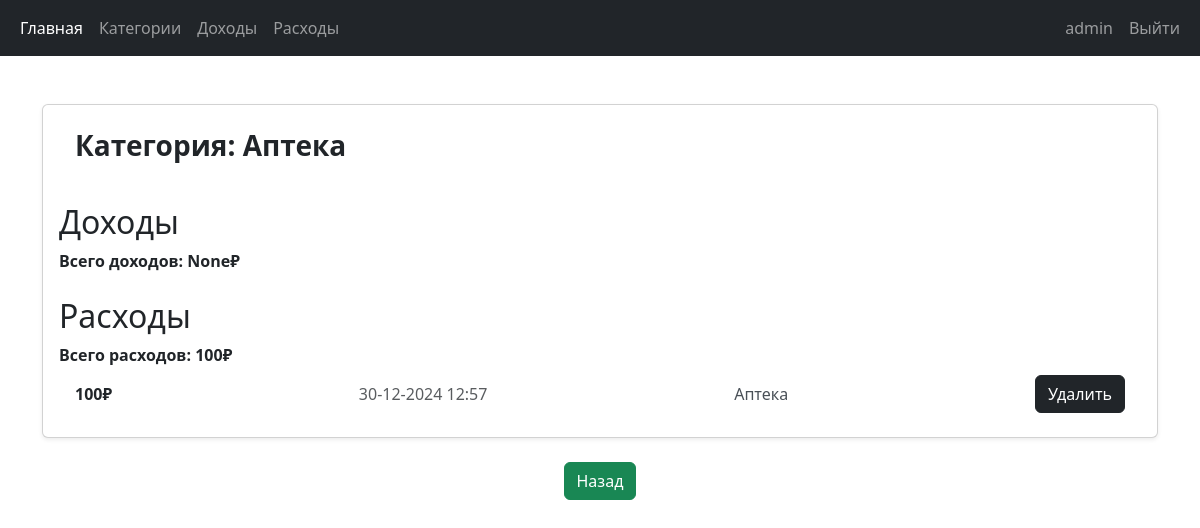
The page /3 (signed in) on the database as committed earlier.
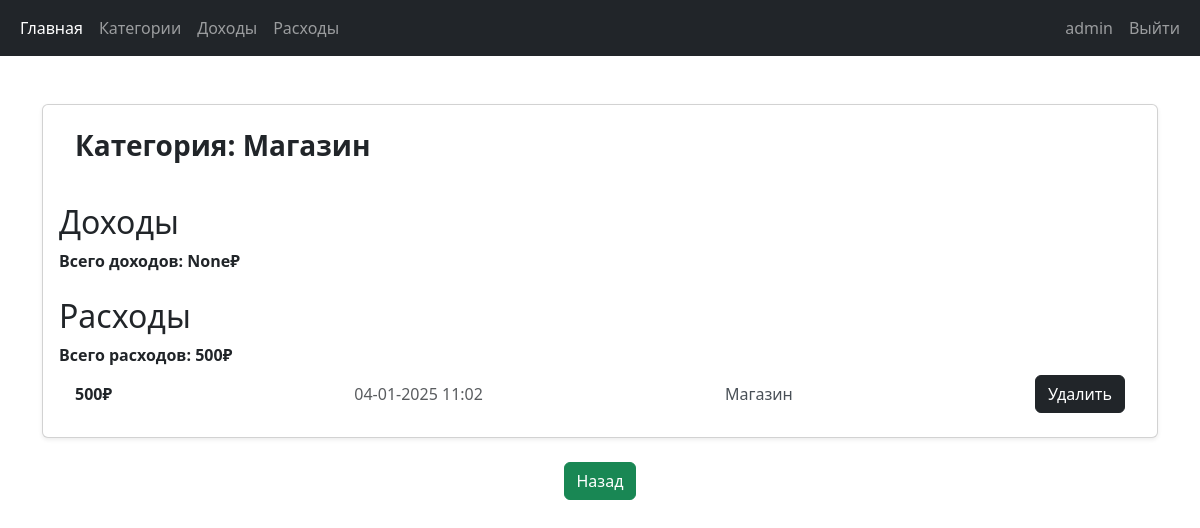
The same page on the database as committed later.
### dashboard/models.py (models this page shows, shortened)
class Category(models.Model):
    title = models.CharField(max_length=255)
    author = models.ForeignKey(
        User,
        on_delete=models.CASCADE,
        verbose_name="Автор категории",
    )

class Expense(models.Model):
    category = models.ForeignKey(
        Category,
        on_delete=models.CASCADE,
        related_name="expenses",
        verbose_name="Категория",
    )
    amount = models.IntegerField()
    date = models.DateTimeField(auto_now_add=True)
    author = models.ForeignKey(
        User,
        on_delete=models.CASCADE,
        verbose_name="Автор расхода",
    )

### dashboard/views.py (the view)
# urls.py: path("<int:pk>", CategoryDetailView.as_view(), name="category_detail"),
class CategoryDetailView(LoginRequiredMixin, DetailView):
    queryset = Category.objects.select_related("author")
    template_name = "detail.html"
    def get_context_data(self, **kwargs):
        context = super().get_context_data(**kwargs)
        user = self.request.user
        category = self.object
        expenses, total_exp = get_totals(user, Expense, {"category": category})
        incomes, total_inc = get_totals(user, Income, {"category": category})
        context["expenses"] = expenses
        context["total_exp"] = total_exp
        context["incomes"] = incomes
        context["total_inc"] = total_inc
        return context

### dashboard/views.py (called while the page is built)
def get_totals(user, model, filter_params=None):
    try:
        filter_params = filter_params or {}
        items = model.objects.filter(author=user, **filter_params)
        total = items.aggregate(total=Sum("amount")).get("total", 0)
        return items, total
    except DatabaseError as e:
        print(f"Database error: {e}")
        return None, 0

### templates/detail.html (shortened to what this page needs)
{% extends "base.html" %}
{% block content %}
<br>
<br>
<div class="card shadow-sm">
    <div class="card-body">
        <ul class="list-group list-group-flush">
            <li class="list-group-item d-flex justify-content-between align-items-center">
                <h3><span class="fw-bold">Категория: {{ category.title }}</span></h3>
            </li>
        </ul>
        <h2 class="mt-4">Доходы</h2>
        <ul class="list-group list-group-flush">
            <span class="fw-bold">Всего доходов: {{ total_inc }}₽</span>
        </ul>
        <h2 class="mt-4">Расходы</h2>
        <ul class="list-group list-group-flush">
            <span class="fw-bold">Всего расходов: {{ total_exp }}₽</span>
            {% for expense in expenses %}
            <li class="list-group-item d-flex justify-content-between align-items-center">
                <span class="fw-bold">{{ expense.amount }}₽</span>
                <span class="text-muted">{{ expense.date|date:"d-m-Y H:i" }}</span>
                <span class="text-light-emphasis">{{ expense.category.title }}</span>
                <form method="POST" action="{% url 'expense_del' expense.id %}">
                    <button type="submit" class="btn btn-dark">Удалить</button>
                </form>
            </li>
            {% endfor %}
        </ul>
    </div>
</div>
<div class="text-center mt-4">
    <a href="/" class="btn btn-success">Назад</a>
</div>
{% endblock %}

Rows that differ between the two databases and show on the page:
removed Expense: amount "100", date "30-12-2024 12:57", category "Аптека"
changed Category: title "Аптека" → "Магазин"
added Expense: amount "500", date "04-01-2025 11:02", category "Магазин"
Other text that changed with them:
{{ total_exp }}: "100" → "500"
